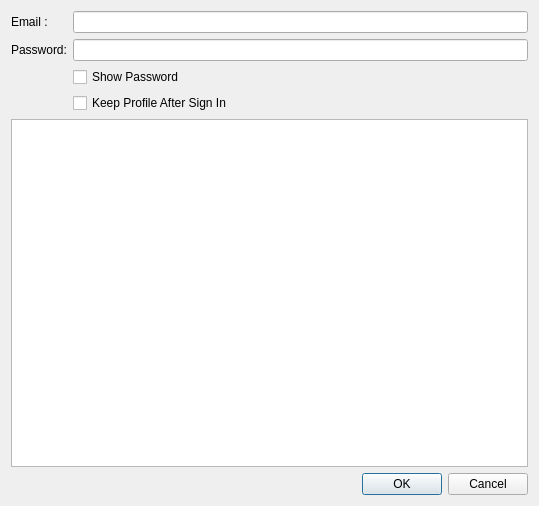
<?xml version="1.0" encoding="UTF-8"?>
<ui version="4.0">
 <class>Dialog</class>
 <widget class="QDialog" name="Dialog">
  <property name="geometry">
   <rect>
    <x>0</x>
    <y>0</y>
    <width>539</width>
    <height>506</height>
   </rect>
  </property>
  <property name="windowTitle">
   <string>Sign in to Saga</string>
  </property>
  <layout class="QVBoxLayout" name="verticalLayout" stretch="0,1,0">
   <item>
    <layout class="QFormLayout" name="formLayout">
     <item row="0" column="1">
      <widget class="QLineEdit" name="email"/>
     </item>
     <item row="0" column="0">
      <widget class="QLabel" name="label">
       <property name="text">
        <string>Email :</string>
       </property>
      </widget>
     </item>
     <item row="1" column="1">
      <widget class="QLineEdit" name="password"/>
     </item>
     <item row="1" column="0">
      <widget class="QLabel" name="label_3">
       <property name="text">
        <string>Password:</string>
       </property>
      </widget>
     </item>
     <item row="2" column="1">
      <widget class="QCheckBox" name="passwordcheckbox">
       <property name="text">
        <string>Show Password</string>
       </property>
      </widget>
     </item>
     <item row="3" column="1">
      <widget class="QCheckBox" name="keepprofilecheckbox">
       <property name="text">
        <string>Keep Profile After Sign In</string>
       </property>
      </widget>
     </item>
    </layout>
   </item>
   <item>
    <widget class="QTableView" name="profiletableview"/>
   </item>
   <item>
    <widget class="QDialogButtonBox" name="buttonBox">
     <property name="orientation">
      <enum>Qt::Horizontal</enum>
     </property>
     <property name="standardButtons">
      <set>QDialogButtonBox::Cancel|QDialogButtonBox::Ok</set>
     </property>
    </widget>
   </item>
  </layout>
 </widget>
 <resources/>
 <connections>
  <connection>
   <sender>buttonBox</sender>
   <signal>accepted()</signal>
   <receiver>Dialog</receiver>
   <slot>accept()</slot>
   <hints>
    <hint type="sourcelabel">
     <x>248</x>
     <y>254</y>
    </hint>
    <hint type="destinationlabel">
     <x>157</x>
     <y>274</y>
    </hint>
   </hints>
  </connection>
  <connection>
   <sender>buttonBox</sender>
   <signal>rejected()</signal>
   <receiver>Dialog</receiver>
   <slot>reject()</slot>
   <hints>
    <hint type="sourcelabel">
     <x>316</x>
     <y>260</y>
    </hint>
    <hint type="destinationlabel">
     <x>286</x>
     <y>274</y>
    </hint>
   </hints>
  </connection>
 </connections>
</ui>
